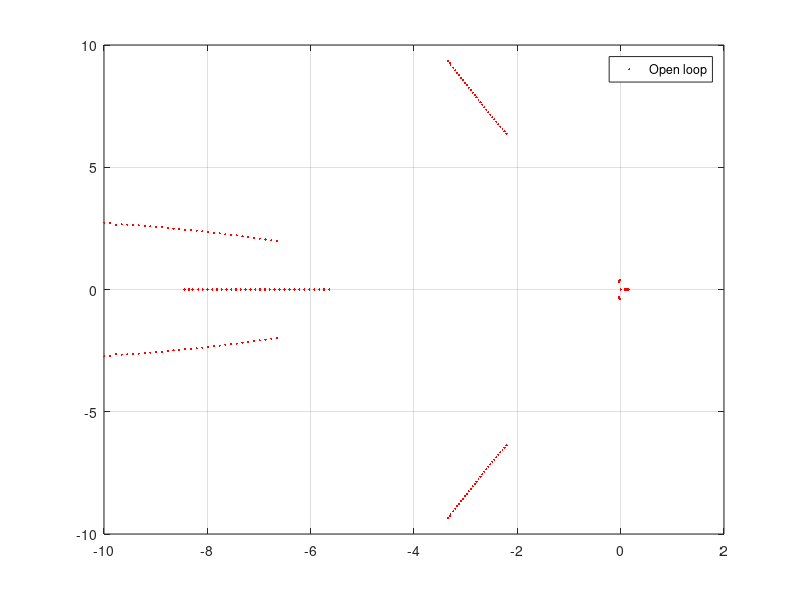

The MATLAB script that drew this image:
clear
close all
clc

load ABCD.mat A B C D
n=length(A);


sel_long = [6 11 14]; % 2 w, 3 q , 14 profudor
sel_ctrl = 2; % u_e e ??

for i=1:n
Along{i} =A{i}(sel_long,sel_long);
Blong{i} = B{i}(sel_long,sel_ctrl);
Clong{i} = C{i}(:,sel_long);
Dlong{i} = D{i}(:,sel_ctrl);
end




figure

for i=1:n
plot(real(eig(A{i})),imag(eig(A{i})),'r.','MarkerSize',5)
hold on
end
grid on
legend('Open loop')